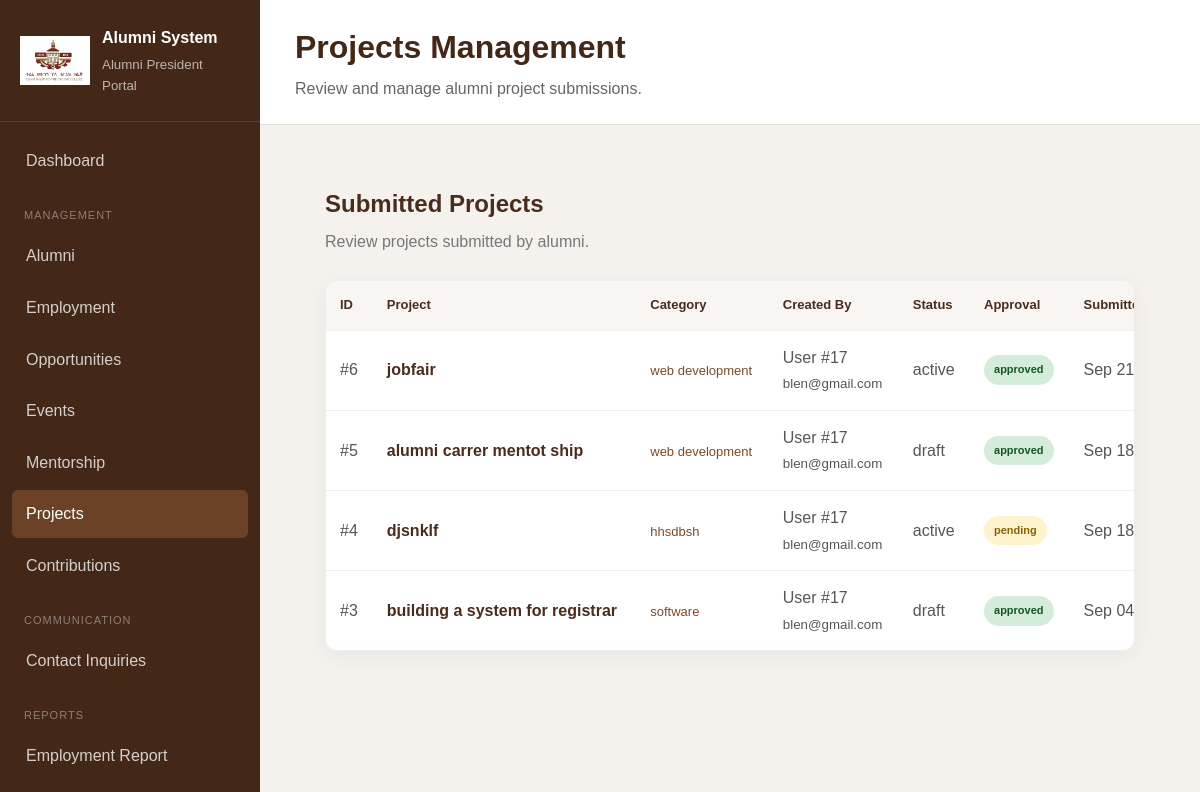
Page /admin/projects/index.php (signed in) on the committed database.
### tables this page shows
CREATE TABLE `projects` (
  `project_id` int(10) UNSIGNED NOT NULL,
  `created_by` int(10) UNSIGNED NOT NULL,
  `title` varchar(200) NOT NULL,
  `category` varchar(100) DEFAULT NULL,
  `description` text NOT NULL,
  `proposal_document` varchar(255) DEFAULT NULL,
  `required_skills` text DEFAULT NULL,
  `start_date` date DEFAULT NULL,
  `end_date` date DEFAULT NULL,
  `status` enum('draft','active','completed','cancelled') NOT NULL DEFAULT 'draft',
  `approval_status` enum('pending','approved','rejected') NOT NULL DEFAULT 'pending',
  `reviewed_by` int(10) UNSIGNED DEFAULT NULL,
  `reviewed_at` datetime DEFAULT NULL,
  `created_at` timestamp NOT NULL DEFAULT current_timestamp(),
  `updated_at` timestamp NOT NULL DEFAULT current_timestamp() ON UPDATE current_timestamp()
);

CREATE TABLE `users` (
  `user_id` int(10) UNSIGNED NOT NULL,
  `email` varchar(150) NOT NULL,
  `password_hash` varchar(255) NOT NULL,
  `role` enum('admin','alumni','registrar','student_rep','system_admin') NOT NULL,
  `account_status` enum('active','inactive','suspended') NOT NULL DEFAULT 'active',
  `must_change_password` tinyint(1) NOT NULL DEFAULT 0,
  `created_at` timestamp NOT NULL DEFAULT current_timestamp(),
  `updated_at` timestamp NOT NULL DEFAULT current_timestamp() ON UPDATE current_timestamp(),
  `failed_login_attempts` int(11) NOT NULL DEFAULT 0,
  `locked_until` datetime DEFAULT NULL
);

### includes/functions.php (called while the page is built, shortened)
<?php
function e($value)
{
    return htmlspecialchars(
        (string) $value,
        ENT_QUOTES,
        "UTF-8"
    );
}

### admin/projects/index.php (the view, shortened to what this page needs)
<?php
require_once "../../config/database.php";
require_once "../../includes/functions.php";
$sql = "
    SELECT
        p.project_id,
        p.created_by,
        p.title,
        p.category,
        p.description,
        p.required_skills,
        p.start_date,
        p.end_date,
        p.status,
        p.approval_status,
        p.reviewed_by,
        p.reviewed_at,
        p.created_at,
        u.user_id,
        u.email
    FROM projects p
    LEFT JOIN users u
        ON p.created_by = u.user_id
    ORDER BY p.created_at DESC
";
$result = $conn->query($sql);
?>
<!DOCTYPE html>
<html lang="en">
<head>
    <link
        rel="stylesheet"
        href="../../assets/css/style.css"
    >
    </head>
<body class="admin-body">
<div class="admin-layout">
      <?php require_once __DIR__ ."/../includes/sidebar.php"; ?>
    <main class="admin-main">
        <header class="admin-topbar">
            <div>
                <h1>
                    Projects Management
                </h1>
                <p>
                    Review and manage alumni project submissions.
                </p>
            </div>
        </header>
        <section class="dashboard-content">
            <div class="projects-management">
                <div class="page-header">
                    <h1>
                        Submitted Projects
                    </h1>
                    <p>
                        Review projects submitted by alumni.
                    </p>
                </div>
                <div class="table-wrapper">
                    <?php if (
                        $result->num_rows === 0
                    ): ?>
                        <div class="empty-projects">
                            <h3>
                                No Projects Found
                            </h3>
                            <p>
                                There are currently no project submissions.
                            </p>
                        </div>
                    <?php else: ?>
                        <table class="projects-table">
                            <thead>
                                <tr>
                                    <th>
                                        ID
                                    </th>
                                    <th>
                                        Project
                                    </th>
                                    <th>
                                        Category
                                    </th>
                                    <th>
                                        Created By
                                    </th>
                                    <th>
                                        Status
                                    </th>
                                    <th>
                                        Approval
                                    </th>
                                    <th>
                                        Submitted
                                    </th>
                                </tr>
                            </thead>
                            <tbody>
                                <?php while (
                                    $project =
                                        $result->fetch_assoc()
                                ): ?>
                                    <?php
                                    $approval =
                                        strtolower(
                                            trim(
                                                $project[
                                                    "approval_status"
                                                ]
                                            )
                                        );
                                    $approvalClass =
                                        "pending";
                                    if (
                                        $approval === "approved"
                                    ) {
                                        $approvalClass =
                                            "approved";
                                    }
                                    elseif (
                                        $approval === "rejected"
                                    ) {
                                        $approvalClass =
                                            "rejected";
                                    }
                                    ?>
                                    <tr>
                                        <td>
                                            #<?= (int)
                                                $project[
                                                    "project_id"
                                                ]
                                            ?>
                                        </td>
                                        <td>
                                            <div class="project-title">
                                                <?= e(
                                                    $project[
                                                        "title"
                                                    ]
                                                ) ?>
                                            </div>
                                        </td>
                                        <td>
                                            <span class="project-category">
                                                <?= e(
                                                    $project[
                                                        "category"
                                                    ]
                                                ) ?>
                                            </span>
                                        </td>
                                        <td>
                                            User #<?= (int)
                                                $project[
                                                    "created_by"
                                                ]
                                            ?>
                                            <?php if (
                                                !empty(
                                                    $project[
                                                        "email"
                                                    ]
                                                )
                                            ): ?>
                                                <br>
                                                <small>
                                                   <?= e(
                                                        $project[
                                                            "email"
                                                        ]
                                                    ) ?>
                                                </small>
                                            <?php endif; ?>
                                        </td>
                                        <td>
                                            <?= e(
                                                $project[
                                                    "status"
                                                ]
                                            ) ?>
                                        </td>
                                        <td>
                                            <span
                                                class="status-badge
                                                <?= e(
                                                    $approvalClass
                                                ) ?>"
                                            >
                                                <?= e(
                                                    $project[
                                                        "approval_status"
                                                    ]
                                                ) ?>
                                            </span>
                                        </td>
                                        <td>
                                            <?= e(
                                                date(
                                                    "M d, Y",
                                                    strtotime(
                                                        $project[
                                                            "created_at"
                                                        ]
                                                    )
                                                )
                                            ) ?>
                                        </td>
                                    </tr>
                                <?php endwhile; ?>
                            </tbody>
                        </table>
                    <?php endif; ?>
                </div>
            </div>
        </section>
    </main>
</div>
</body>
</html>

### assets/css/style.css (style rules this page uses)
:root { --primary-brown: #6b4226; --dark-brown: #432817; --light-brown: #a67c52; --cream: #f8f5f1; --white: #ffffff; --text-dark: #292929; --text-light: #666666; --border: #e5e0da; }
* { margin: 0; padding: 0; box-sizing: border-box; }
body { font-family: Arial, sans-serif; background: var(--cream); color: var(--text-dark); line-height: 1.6; }
.admin-body { background: #f5f2ee; }
.admin-layout { min-height: 100vh; display: flex; }
.admin-main { margin-left: 260px; width: calc(100% - 260px); }
.admin-topbar { background: var(--white); padding: 22px 35px; border-bottom: 1px solid var(--border); display: flex; justify-content: space-between; align-items: center; }
.admin-topbar h1 { color: var(--dark-brown); margin-bottom: 3px; }
.admin-topbar p { color: var(--text-light); }
.dashboard-content { padding: 30px 35px; }

### admin/projects/index.php (style rules this page uses)
.projects-management { padding: 30px; }
.page-header { margin-bottom: 25px; }
.page-header h1 { margin-bottom: 6px; color: #4a2c1d; }
.page-header p { margin: 0; color: #777; }
.table-wrapper { background: #ffffff; border-radius: 12px; border: 1px solid #eeeeee; overflow-x: auto; box-shadow: 0 5px 20px rgba(0, 0, 0, 0.05); }
.projects-table { width: 100%; border-collapse: collapse; min-width: 950px; }
.projects-table th { background: #f8f5f2; color: #4a2c1d; text-align: left; padding: 14px; font-size: 13px; white-space: nowrap; }
.projects-table td { padding: 14px; border-top: 1px solid #eeeeee; color: #555; vertical-align: middle; }
.project-title { font-weight: 700; color: #4a2c1d; }
.project-category { color: #7a4b2a; font-size: 13px; }
.status-badge { display: inline-block; padding: 6px 10px; border-radius: 20px; font-size: 11px; font-weight: 700; white-space: nowrap; }
.pending { background: #fff3cd; color: #856404; }
.approved { background: #d4edda; color: #155724; }

### rows in the picture
projects: project_id "6", title "jobfair", category "web development", created_by "17", created_by.email "blen@gmail.com", status "active", approval_status "approved", created_at "Sep…"
projects: project_id "5", title "alumni carrer mentot ship", category "web development", created_by "17", created_by.email "blen@gmail.com", status "draft", approval_status "approved", created_at "Sep…"
projects: project_id "4", title "djsnklf", category "hhsdbsh", created_by "17", created_by.email "blen@gmail.com", status "active", approval_status "pending", created_at "Sep…"
projects: project_id "3", title "building a system for registrar", category "software", created_by "17", created_by.email "blen@gmail.com", status "draft", approval_status "approved", created_at "Sep…"
